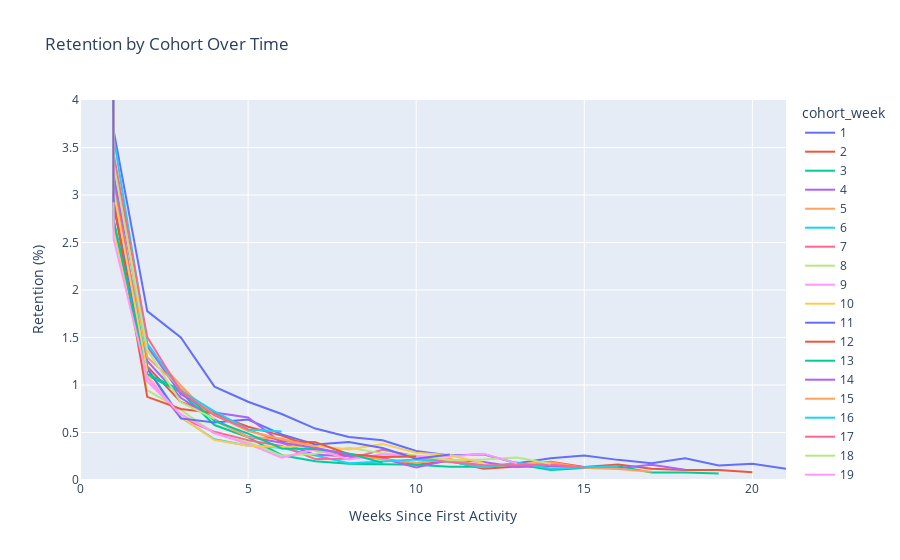

This figure's notebook cell:
### Markdown cell above
Looks like **users in the first cohort and users in cohorts 14-18 have higher retention over multiple weeks
than users from other cohorts**.

This is **an indication that there might be some reasons for an increase in users' desire 
to visit the store during the next weeks (for example, new trending products were released)**, 
which we should explore later.

Let's also visualize retention the other way:

### Code cell
import plotly.express as px

retention_melted = retention.melt(id_vars='cohort_week', var_name='weeks_since_first_activity', value_name='retention')
retention_melted['retention'] = retention_melted['retention'] * 100

# Plotting
fig = px.line(retention_melted, x='weeks_since_first_activity', y='retention', color='cohort_week',
              title='Retention by Cohort Over Time',
              labels={'weeks_since_first_activity': 'Weeks Since First Activity', 'retention': 'Retention (%)'},
              range_y=[0, 4])

fig.show();

### Figure 1 — Plotly figure (JSON) as saved in the notebook; plotly's stock layout.template omitted (floating-point values rounded to 4 significant figures)
{"data": [{"hovertemplate": "cohort_week=1<br>Weeks Since First Activity=%{x}<br>Retention (%)=%{y}<extra></extra>", "legendgroup": "1", "line": {"color": "#636efa", "dash": "solid"}, "marker": {"symbol": "circle"}, "mode": "lines", "name": "1", "orientation": "v", "showlegend": true, "type": "scatter", "x": [0, 1, 2, 3, 4, 5, 6, 7, 8, 9, 10, 11, 12, 13, 14, 15, 16, 17, 18, 19, 20, 21], "xaxis": "x", "y": [100, 3.679, 1.778, 1.501, 0.9829, 0.824, 0.6945, 0.5415, 0.4532, 0.4179, 0.3061, 0.259, 0.2707, 0.1766, 0.2295, 0.259, 0.2119, 0.1766, 0.2295, 0.153, 0.1707, 0.1177], "yaxis": "y"}, {"hovertemplate": "cohort_week=2<br>Weeks Since First Activity=%{x}<br>Retention (%)=%{y}<extra></extra>", "legendgroup": "2", "line": {"color": "#EF553B", "dash": "solid"}, "marker": {"symbol": "circle"}, "mode": "lines", "name": "2", "orientation": "v", "showlegend": true, "type": "scatter", "x": [0, 1, 2, 3, 4, 5, 6, 7, 8, 9, 10, 11, 12, 13, 14, 15, 16, 17, 18, 19, 20, 21], "xaxis": "x", "y": [100, 2.882, 1.195, 0.8218, 0.691, 0.5603, 0.4669, 0.3362, 0.249, 0.2303, 0.1619, 0.1992, 0.1183, 0.1432, 0.193, 0.137, 0.1619, 0.1183, 0.1058, 0.1058, 0.08093, null], "yaxis": "y"}, {"hovertemplate": "cohort_week=3<br>Weeks Since First Activity=%{x}<br>Retention (%)=%{y}<extra></extra>", "legendgroup": "3", "line": {"color": "#00cc96", "dash": "solid"}, "marker": {"symbol": "circle"}, "mode": "lines", "name": "3", "orientation": "v", "showlegend": true, "type": "scatter", "x": [0, 1, 2, 3, 4, 5, 6, 7, 8, 9, 10, 11, 12, 13, 14, 15, 16, 17, 18, 19, 20, 21], "xaxis": "x", "y": [100, 2.742, 1.105, 0.9226, 0.5786, 0.4483, 0.2606, 0.1981, 0.172, 0.1668, 0.1616, 0.1407, 0.1407, 0.1668, 0.1042, 0.1251, 0.1459, 0.07819, 0.07819, 0.06776, null, null], "yaxis": "y"}, {"hovertemplate": "cohort_week=4<br>Weeks Since First Activity=%{x}<br>Retention (%)=%{y}<extra></extra>", "legendgroup": "4", "line": {"color": "#ab63fa", "dash": "solid"}, "marker": {"symbol": "circle"}, "mode": "lines", "name": "4", "orientation": "v", "showlegend": true, "type": "scatter", "x": [0, 1, 2, 3, 4, 5, 6, 7, 8, 9, 10, 11, 12, 13, 14, 15, 16, 17, 18, 19, 20, 21], "xaxis": "x", "y": [100, 2.663, 1.254, 0.8657, 0.6386, 0.4541, 0.3926, 0.2649, 0.2507, 0.2271, 0.1325, 0.2129, 0.1892, 0.1372, 0.1466, 0.1372, 0.123, 0.1608, 0.1088, null, null, null], "yaxis": "y"}, {"hovertemplate": "cohort_week=5<br>Weeks Since First Activity=%{x}<br>Retention (%)=%{y}<extra></extra>", "legendgroup": "5", "line": {"color": "#FFA15A", "dash": "solid"}, "marker": {"symbol": "circle"}, "mode": "lines", "name": "5", "orientation": "v", "showlegend": true, "type": "scatter", "x": [0, 1, 2, 3, 4, 5, 6, 7, 8, 9, 10, 11, 12, 13, 14, 15, 16, 17, 18, 19, 20, 21], "xaxis": "x", "y": [100, 2.954, 1.384, 0.9958, 0.6272, 0.45, 0.4357, 0.3112, 0.2777, 0.2154, 0.1819, 0.2202, 0.1436, 0.1628, 0.1867, 0.1293, 0.1149, 0.08618, null, null, null, null], "yaxis": "y"}, {"hovertemplate": "cohort_week=6<br>Weeks Since First Activity=%{x}<br>Retention (%)=%{y}<extra></extra>", "legendgroup": "6", "line": {"color": "#19d3f3", "dash": "solid"}, "marker": {"symbol": "circle"}, "mode": "lines", "name": "6", "orientation": "v", "showlegend": true, "type": "scatter", "x": [0, 1, 2, 3, 4, 5, 6, 7, 8, 9, 10, 11, 12, 13, 14, 15, 16, 17, 18, 19, 20, 21], "xaxis": "x", "y": [100, 3.143, 1.179, 0.6594, 0.4291, 0.3613, 0.3387, 0.2574, 0.1761, 0.1942, 0.2168, 0.1942, 0.131, 0.1852, 0.1174, 0.1355, 0.1445, null, null, null, null, null], "yaxis": "y"}, {"hovertemplate": "cohort_week=7<br>Weeks Since First Activity=%{x}<br>Retention (%)=%{y}<extra></extra>", "legendgroup": "7", "line": {"color": "#FF6692", "dash": "solid"}, "marker": {"symbol": "circle"}, "mode": "lines", "name": "7", "orientation": "v", "showlegend": true, "type": "scatter", "x": [0, 1, 2, 3, 4, 5, 6, 7, 8, 9, 10, 11, 12, 13, 14, 15, 16, 17, 18, 19, 20, 21], "xaxis": "x", "y": [100, 3.201, 1.085, 0.6525, 0.507, 0.4188, 0.3571, 0.2204, 0.2248, 0.3174, 0.2513, 0.1896, 0.1587, 0.1543, 0.1631, 0.1323, null, null, null, null, null, null], "yaxis": "y"}, {"hovertemplate": "cohort_week=8<br>Weeks Since First Activity=%{x}<br>Retention (%)=%{y}<extra></extra>", "legendgroup": "8", "line": {"color": "#B6E880", "dash": "solid"}, "marker": {"symbol": "circle"}, "mode": "lines", "name": "8", "orientation": "v", "showlegend": true, "type": "scatter", "x": [0, 1, 2, 3, 4, 5, 6, 7, 8, 9, 10, 11, 12, 13, 14, 15, 16, 17, 18, 19, 20, 21], "xaxis": "x", "y": [100, 2.709, 0.947, 0.7389, 0.4883, 0.3992, 0.2548, 0.276, 0.3397, 0.2803, 0.259, 0.2081, 0.2166, 0.2378, 0.1699, null, null, null, null, null, null, null], "yaxis": "y"}, {"hovertemplate": "cohort_week=9<br>Weeks Since First Activity=%{x}<br>Retention (%)=%{y}<extra></extra>", "legendgroup": "9", "line": {"color": "#FF97FF", "dash": "solid"}, "marker": {"symbol": "circle"}, "mode": "lines", "name": "9", "orientation": "v", "showlegend": true, "type": "scatter", "x": [0, 1, 2, 3, 4, 5, 6, 7, 8, 9, 10, 11, 12, 13, 14, 15, 16, 17, 18, 19, 20, 21], "xaxis": "x", "y": [100, 2.694, 1.036, 0.693, 0.4941, 0.3796, 0.235, 0.3254, 0.2169, 0.2712, 0.2471, 0.2471, 0.2772, 0.1748, null, null, null, null, null, null, null, null], "yaxis": "y"}, {"hovertemplate": "cohort_week=10<br>Weeks Since First Activity=%{x}<br>Retention (%)=%{y}<extra></extra>", "legendgroup": "10", "line": {"color": "#FECB52", "dash": "solid"}, "marker": {"symbol": "circle"}, "mode": "lines", "name": "10", "orientation": "v", "showlegend": true, "type": "scatter", "x": [0, 1, 2, 3, 4, 5, 6, 7, 8, 9, 10, 11, 12, 13, 14, 15, 16, 17, 18, 19, 20, 21], "xaxis": "x", "y": [100, 2.633, 1.107, 0.6666, 0.42, 0.36, 0.3466, 0.36, 0.32, 0.38, 0.2866, 0.26, 0.18, null, null, null, null, null, null, null, null, null], "yaxis": "y"}, {"hovertemplate": "cohort_week=11<br>Weeks Since First Activity=%{x}<br>Retention (%)=%{y}<extra></extra>", "legendgroup": "11", "line": {"color": "#636efa", "dash": "solid"}, "marker": {"symbol": "circle"}, "mode": "lines", "name": "11", "orientation": "v", "showlegend": true, "type": "scatter", "x": [0, 1, 2, 3, 4, 5, 6, 7, 8, 9, 10, 11, 12, 13, 14, 15, 16, 17, 18, 19, 20, 21], "xaxis": "x", "y": [100, 2.911, 1.172, 0.6483, 0.6047, 0.6359, 0.48, 0.374, 0.399, 0.3366, 0.2244, 0.2681, null, null, null, null, null, null, null, null, null, null], "yaxis": "y"}, {"hovertemplate": "cohort_week=12<br>Weeks Since First Activity=%{x}<br>Retention (%)=%{y}<extra></extra>", "legendgroup": "12", "line": {"color": "#EF553B", "dash": "solid"}, "marker": {"symbol": "circle"}, "mode": "lines", "name": "12", "orientation": "v", "showlegend": true, "type": "scatter", "x": [0, 1, 2, 3, 4, 5, 6, 7, 8, 9, 10, 11, 12, 13, 14, 15, 16, 17, 18, 19, 20, 21], "xaxis": "x", "y": [100, 2.933, 0.8751, 0.7483, 0.7061, 0.525, 0.4104, 0.3983, 0.2716, 0.2414, 0.2474, null, null, null, null, null, null, null, null, null, null, null], "yaxis": "y"}, {"hovertemplate": "cohort_week=13<br>Weeks Since First Activity=%{x}<br>Retention (%)=%{y}<extra></extra>", "legendgroup": "13", "line": {"color": "#00cc96", "dash": "solid"}, "marker": {"symbol": "circle"}, "mode": "lines", "name": "13", "orientation": "v", "showlegend": true, "type": "scatter", "x": [0, 1, 2, 3, 4, 5, 6, 7, 8, 9, 10, 11, 12, 13, 14, 15, 16, 17, 18, 19, 20, 21], "xaxis": "x", "y": [100, 2.72, 1.116, 0.947, 0.6213, 0.4886, 0.3318, 0.3257, 0.2775, 0.181, null, null, null, null, null, null, null, null, null, null, null, null], "yaxis": "y"}, {"hovertemplate": "cohort_week=14<br>Weeks Since First Activity=%{x}<br>Retention (%)=%{y}<extra></extra>", "legendgroup": "14", "line": {"color": "#ab63fa", "dash": "solid"}, "marker": {"symbol": "circle"}, "mode": "lines", "name": "14", "orientation": "v", "showlegend": true, "type": "scatter", "x": [0, 1, 2, 3, 4, 5, 6, 7, 8, 9, 10, 11, 12, 13, 14, 15, 16, 17, 18, 19, 20, 21], "xaxis": "x", "y": [100, 3.217, 1.413, 0.9022, 0.71, 0.6582, 0.392, 0.3402, 0.2662, null, null, null, null, null, null, null, null, null, null, null, null, null], "yaxis": "y"}, {"hovertemplate": "cohort_week=15<br>Weeks Since First Activity=%{x}<br>Retention (%)=%{y}<extra></extra>", "legendgroup": "15", "line": {"color": "#FFA15A", "dash": "solid"}, "marker": {"symbol": "circle"}, "mode": "lines", "name": "15", "orientation": "v", "showlegend": true, "type": "scatter", "x": [0, 1, 2, 3, 4, 5, 6, 7, 8, 9, 10, 11, 12, 13, 14, 15, 16, 17, 18, 19, 20, 21], "xaxis": "x", "y": [100, 3.38, 1.293, 0.9683, 0.6842, 0.5161, 0.4291, 0.3537, null, null, null, null, null, null, null, null, null, null, null, null, null, null], "yaxis": "y"}, {"hovertemplate": "cohort_week=16<br>Weeks Since First Activity=%{x}<br>Retention (%)=%{y}<extra></extra>", "legendgroup": "16", "line": {"color": "#19d3f3", "dash": "solid"}, "marker": {"symbol": "circle"}, "mode": "lines", "name": "16", "orientation": "v", "showlegend": true, "type": "scatter", "x": [0, 1, 2, 3, 4, 5, 6, 7, 8, 9, 10, 11, 12, 13, 14, 15, 16, 17, 18, 19, 20, 21], "xaxis": "x", "y": [100, 3.612, 1.439, 0.9386, 0.7224, 0.5326, 0.5115, null, null, null, null, null, null, null, null, null, null, null, null, null, null, null], "yaxis": "y"}, {"hovertemplate": "cohort_week=17<br>Weeks Since First Activity=%{x}<br>Retention (%)=%{y}<extra></extra>", "legendgroup": "17", "line": {"color": "#FF6692", "dash": "solid"}, "marker": {"symbol": "circle"}, "mode": "lines", "name": "17", "orientation": "v", "showlegend": true, "type": "scatter", "x": [0, 1, 2, 3, 4, 5, 6, 7, 8, 9, 10, 11, 12, 13, 14, 15, 16, 17, 18, 19, 20, 21], "xaxis": "x", "y": [100, 3.434, 1.504, 0.9326, 0.6792, 0.5337, null, null, null, null, null, null, null, null, null, null, null, null, null, null, null, null], "yaxis": "y"}, {"hovertemplate": "cohort_week=18<br>Weeks Since First Activity=%{x}<br>Retention (%)=%{y}<extra></extra>", "legendgroup": "18", "line": {"color": "#B6E880", "dash": "solid"}, "marker": {"symbol": "circle"}, "mode": "lines", "name": "18", "orientation": "v", "showlegend": true, "type": "scatter", "x": [0, 1, 2, 3, 4, 5, 6, 7, 8, 9, 10, 11, 12, 13, 14, 15, 16, 17, 18, 19, 20, 21], "xaxis": "x", "y": [100, 3.33, 1.371, 0.8184, 0.6434, null, null, null, null, null, null, null, null, null, null, null, null, null, null, null, null, null], "yaxis": "y"}, {"hovertemplate": "cohort_week=19<br>Weeks Since First Activity=%{x}<br>Retention (%)=%{y}<extra></extra>", "legendgroup": "19", "line": {"color": "#FF97FF", "dash": "solid"}, "marker": {"symbol": "circle"}, "mode": "lines", "name": "19", "orientation": "v", "showlegend": true, "type": "scatter", "x": [0, 1, 2, 3, 4, 5, 6, 7, 8, 9, 10, 11, 12, 13, 14, 15, 16, 17, 18, 19, 20, 21], "xaxis": "x", "y": [100, 2.537, 1.079, 0.6798, null, null, null, null, null, null, null, null, null, null, null, null, null, null, null, null, null, null], "yaxis": "y"}, {"hovertemplate": "cohort_week=20<br>Weeks Since First Activity=%{x}<br>Retention (%)=%{y}<extra></extra>", "legendgroup": "20", "line": {"color": "#FECB52", "dash": "solid"}, "marker": {"symbol": "circle"}, "mode": "lines", "name": "20", "orientation": "v", "showlegend": true, "type": "scatter", "x": [0, 1, 2, 3, 4, 5, 6, 7, 8, 9, 10, 11, 12, 13, 14, 15, 16, 17, 18, 19, 20, 21], "xaxis": "x", "y": [100, 3.05, 1.145, null, null, null, null, null, null, null, null, null, null, null, null, null, null, null, null, null, null, null], "yaxis": "y"}, {"hovertemplate": "cohort_week=21<br>Weeks Since First Activity=%{x}<br>Retention (%)=%{y}<extra></extra>", "legendgroup": "21", "line": {"color": "#636efa", "dash": "solid"}, "marker": {"symbol": "circle"}, "mode": "lines", "name": "21", "orientation": "v", "showlegend": true, "type": "scatter", "x": [0, 1, 2, 3, 4, 5, 6, 7, 8, 9, 10, 11, 12, 13, 14, 15, 16, 17, 18, 19, 20, 21], "xaxis": "x", "y": [100, 2.923, null, null, null, null, null, null, null, null, null, null, null, null, null, null, null, null, null, null, null, null], "yaxis": "y"}, {"hovertemplate": "cohort_week=22<br>Weeks Since First Activity=%{x}<br>Retention (%)=%{y}<extra></extra>", "legendgroup": "22", "line": {"color": "#EF553B", "dash": "solid"}, "marker": {"symbol": "circle"}, "mode": "lines", "name": "22", "orientation": "v", "showlegend": true, "type": "scatter", "x": [0, 1, 2, 3, 4, 5, 6, 7, 8, 9, 10, 11, 12, 13, 14, 15, 16, 17, 18, 19, 20, 21], "xaxis": "x", "y": [100, null, null, null, null, null, null, null, null, null, null, null, null, null, null, null, null, null, null, null, null, null], "yaxis": "y"}], "layout": {"autosize": true, "legend": {"title": {"text": "cohort_week"}, "tracegroupgap": 0}, "title": {"text": "Retention by Cohort Over Time"}, "xaxis": {"anchor": "y", "autorange": true, "domain": [0, 1], "range": [0, 21], "title": {"text": "Weeks Since First Activity"}, "type": "linear"}, "yaxis": {"anchor": "x", "domain": [0, 1], "range": [0, 4], "title": {"text": "Retention (%)"}, "type": "linear"}}}
